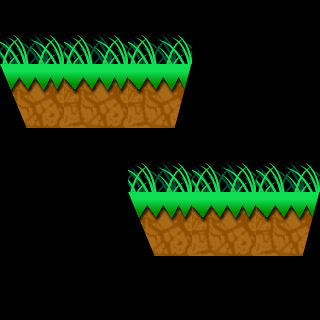

This is a level from a 2D game, rendered from its Tiled map with the project's own tilesets. A one-line summary and the complete map file follow:
An orthogonal 5x5 tile map with 64x64 px tiles, 1 tile layer (Kachelebene 1).

<map version="1.0" orientation="orthogonal" width="5" height="5" tilewidth="64" tileheight="64">
 <tileset firstgid="1" name="tileset" tilewidth="64" tileheight="64">
  <image source="tileset.png" width="640" height="64" />
 </tileset>
 <layer name="Kachelebene 1" width="5" height="5">
  <data>
   <tile gid="4" />
   <tile gid="4" />
   <tile gid="4" />
   <tile gid="0" />
   <tile gid="6" />
   <tile gid="1" />
   <tile gid="2" />
   <tile gid="3" />
   <tile gid="0" />
   <tile gid="8" />
   <tile gid="0" />
   <tile gid="0" />
   <tile gid="4" />
   <tile gid="4" />
   <tile gid="4" />
   <tile gid="0" />
   <tile gid="7" />
   <tile gid="1" />
   <tile gid="2" />
   <tile gid="3" />
   <tile gid="0" />
   <tile gid="0" />
   <tile gid="0" />
   <tile gid="0" />
   <tile gid="0" />
  </data>
 </layer>
</map>